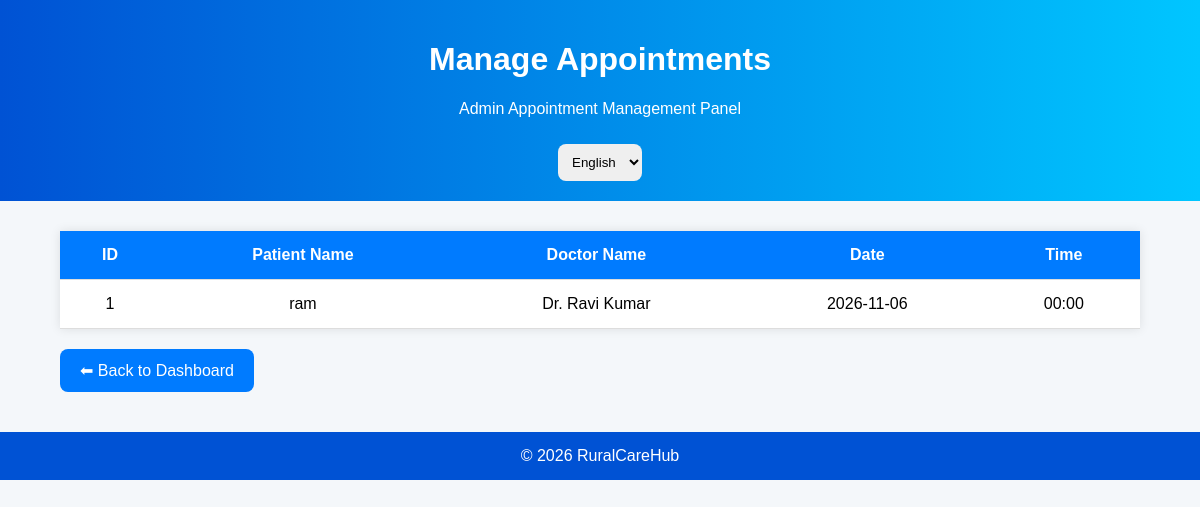
The page /manage-appointments on the database as committed earlier.
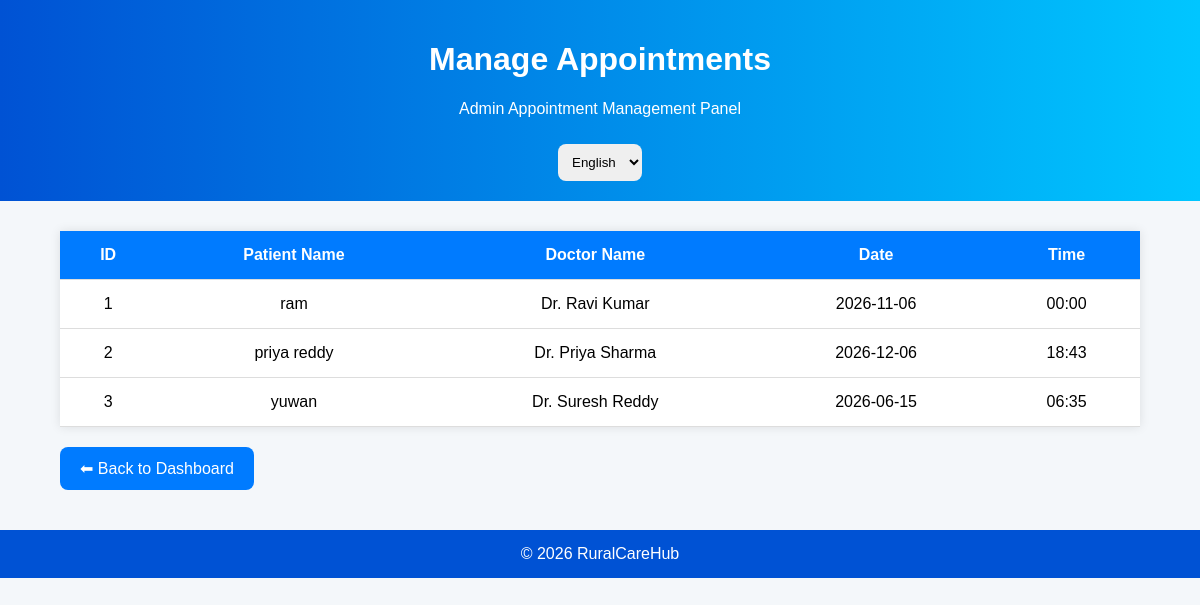
The same page on the database as committed later.
### app.py (models this page shows)
class Appointment(db.Model):
    id = db.Column(db.Integer, primary_key=True)
    patient_name = db.Column(db.String(100))
    doctor_name = db.Column(db.String(100))
    appointment_date = db.Column(db.String(50))
    appointment_time = db.Column(db.String(50))

### app.py (the view)
@app.route('/manage-appointments')
def manage_appointments():
    appointments = Appointment.query.all()
    return render_template(
        'manage_appointments.html',
        appointments=appointments
    )

### templates/manage_appointments.html (shortened to what this page needs)
<!DOCTYPE html>
<html>
<head>
</head>
<body>
<div class="header">
<h1 id="title">Manage Appointments</h1>
<p id="subtitle">
</p>
<select id="languageSelect"
onchange="changeLanguage()">
<option value="en">English</option>
</select>
</div>
<div class="container">
<table>
<tr>
<th>ID</th>
<th id="patientText">Patient Name</th>
<th id="doctorText">Doctor Name</th>
<th id="dateText">Date</th>
<th id="timeText">Time</th>
</tr>
{% for appointment in appointments %}
<tr>
<td>{{ appointment.id }}</td>
<td>{{ appointment.patient_name }}</td>
<td>{{ appointment.doctor_name }}</td>
<td>{{ appointment.appointment_date }}</td>
<td>{{ appointment.appointment_time }}</td>
</tr>
{% endfor %}
</table>
<a href="/admin"
class="back-btn"
id="backBtn">
</a>
</div>
<footer>
© 2026 RuralCareHub
</footer>
</body>
</html>

Rows that differ between the two databases and show on the page:
added Appointment: id "2", patient_name "priya reddy", doctor_name "Dr. Priya Sharma", appointment_date "2026-12-06", appointment_time "18:43"
added Appointment: id "3", patient_name "yuwan", doctor_name "Dr. Suresh Reddy", appointment_date "2026-06-15", appointment_time "06:35"
